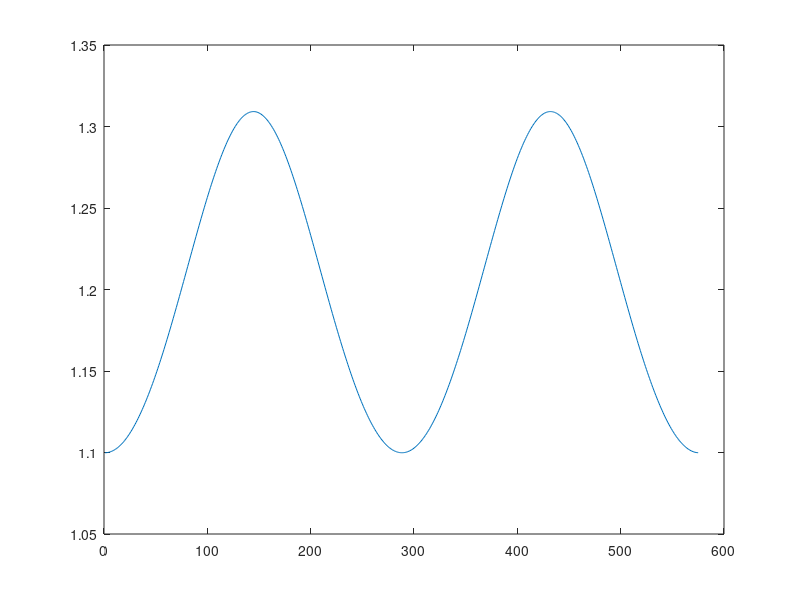
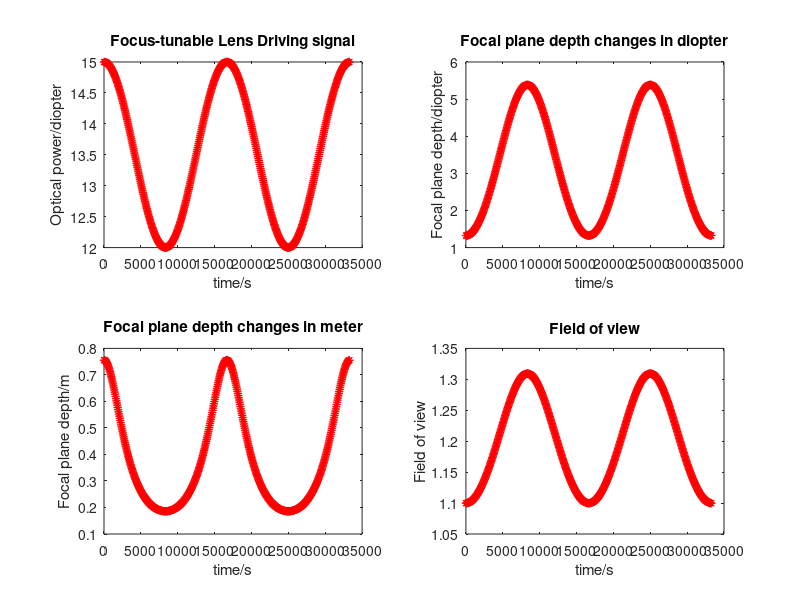
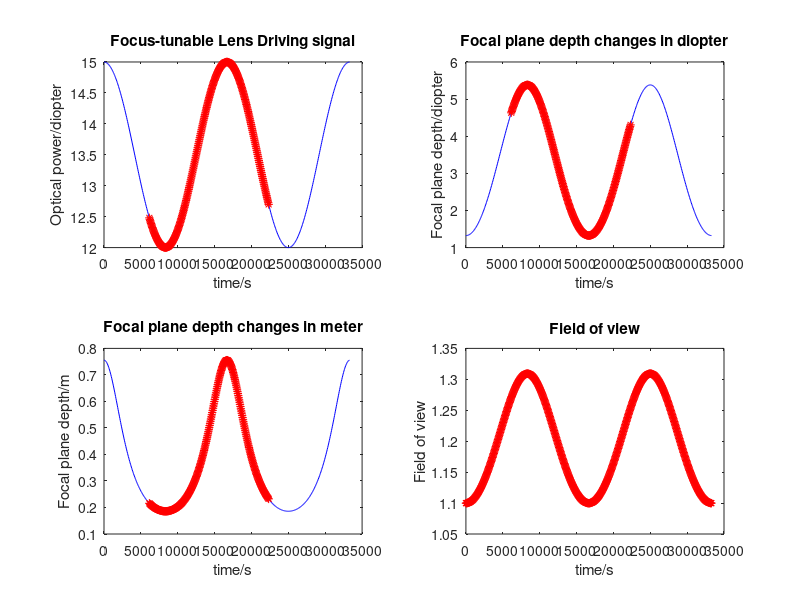

Recreate these plots in MATLAB, in order.
clear all;
close all;


%% Hanpeng's amazing guess
% d1+o1=0.09 % measure
o1=0.06; % Guess
%o1=0.1;
f1=0.058; % From Email
d1=0.03; % Guess
f3=0.061;

d2=0.12; % measure
%f3=0.09; % Guess
de=0.07; % measure


%% Found from measurement and brute search
% d1+o1=0.09 % measure
o1=0.07; % Guess
f1=0.068; % From Email
d1=0.03; % Guess


f3=0.06; % Measured to be 0.053
d2=0.12; % measure
de=0.07; % measure

%%

num=280; % num of sample depths along z direction(depth direction)
MinOpPower=12; % min optical power of focus tunable lens(in diopters)
% current 87.5
MaxOpPower=15; % max optical power of focus tunable lens(in diopters)
% current 137.5
t=1:num;
p=2;
%% linear driving singal
f_t_inverse=linspace(MinOpPower,MaxOpPower,num); 
f2=1./f_t_inverse;


%% sinusoidal driving signal
Magnitude=(MaxOpPower-MinOpPower)/2;
offset=(MaxOpPower+MinOpPower)/2;

f_t_inverse=Magnitude*sin(t*2*p*pi/num)+offset;
f2=1./f_t_inverse;
%% triangular driving signal
Magnitude=MaxOpPower-MinOpPower;
offset=MinOpPower;
p1=Magnitude*2*p/num*(1:1:ceil(num/2/p));
p2=-p1+max(p1);
p_11=[p2,p1];
p_w=repmat(p_11,1,p);
f_t_inverse=p_w(1:num)+offset;
f2=1./f_t_inverse;

%% finding depthlist using triangular driving signal
t_u=0:58:1e6/60;
delt_t=1e6/60/2;
tan1=(MinOpPower-MaxOpPower)/delt_t;
y1=tan1*t_u+MaxOpPower;

tan2=(MaxOpPower-MinOpPower)/delt_t;
y2=tan2*t_u+2*MinOpPower-MaxOpPower;

index=max(find(t_u<=delt_t));
f_t_inverse=[y1(1:index),y2(index+1:end)];
t=[];
for i=1:p
    offset=1e6/60*(i-1);
    t=[t,t_u+offset];
end

f_t_inverse=repmat(f_t_inverse,1,p);
f2=1./f_t_inverse;

%% finding depthlist using sin driving signal
t=0:58:1e6/60*p;
Magnitude=(MaxOpPower-MinOpPower)/2;
offset=(MaxOpPower+MinOpPower)/2;
f_t_inverse=Magnitude*cos(2*pi*60/1e6*t)+offset;
f2=1./f_t_inverse;

%% considering three lens separately
i1=f1*o1/(o1-f1);
o2=i1-d1;


i2=f2*o2./(o2+f2);
%i2=f2*o2./(o2-f2);
o3=d2-i2;


i3=f3*o3./(o3-f3);
ie=-i3+de;

%% Field of View

O_1 = 0.01778; % meters. O_1 = 0.7 inches
M1 = -i1/01;
M2 = -i2./o2;
M3 = -i3./o3;
I_e = M1 .* M2 .* M3 .* O_1;
theta = rad2deg(atan(I_e./ie));
figure; plot(theta);

figure;
subplot(2,2,1)
plot(t,f_t_inverse,'r*'); hold on;
title('Focus-tunable Lens Driving signal');
xlabel('time/s');
ylabel('Optical power/diopter');


subplot(2,2,2)
plot(t,1./ie,'r*');
title('Focal plane depth changes in diopter');
xlabel('time/s');
ylabel('Focal plane depth/diopter');

subplot(2,2,3)
plot(t,ie,'r*');
title('Focal plane depth changes in meter');
xlabel('time/s');
ylabel('Focal plane depth/m');

subplot(2,2,4)
plot(t,theta,'r*');
title('Field of view');
xlabel('time/s');
ylabel('Field of view');


%% phase correction

phaseNum=107;

t_phase=t(phaseNum:phaseNum+num-1);
f_t_inverse_phase=f_t_inverse(phaseNum:phaseNum+num-1);
ie_phase=ie(phaseNum:phaseNum+num-1);

figure;
subplot(2,2,1)
plot(t,f_t_inverse,'b-',t_phase,f_t_inverse_phase,'r*'); hold on;
title('Focus-tunable Lens Driving signal');
xlabel('time/s');
ylabel('Optical power/diopter');


subplot(2,2,2)
plot(t,1./ie,'b-',t_phase,1./ie_phase,'r*');
title('Focal plane depth changes in diopter');
xlabel('time/s');
ylabel('Focal plane depth/diopter');

subplot(2,2,3)
plot(t,ie,'b-',t_phase,ie_phase,'r*');
title('Focal plane depth changes in meter');
xlabel('time/s');
ylabel('Focal plane depth/m');

subplot(2,2,4)
plot(t,theta,'r*');
title('Field of view');
xlabel('time/s');
ylabel('Field of view');

%%
d=ie_phase;



[d_sort,order]=sort(d);
un_order(order)=1:num;



%[f_sort,forder]=sort(f_t_inverse(1:280));
%%
save FocusDepth.mat d d_sort order un_order;